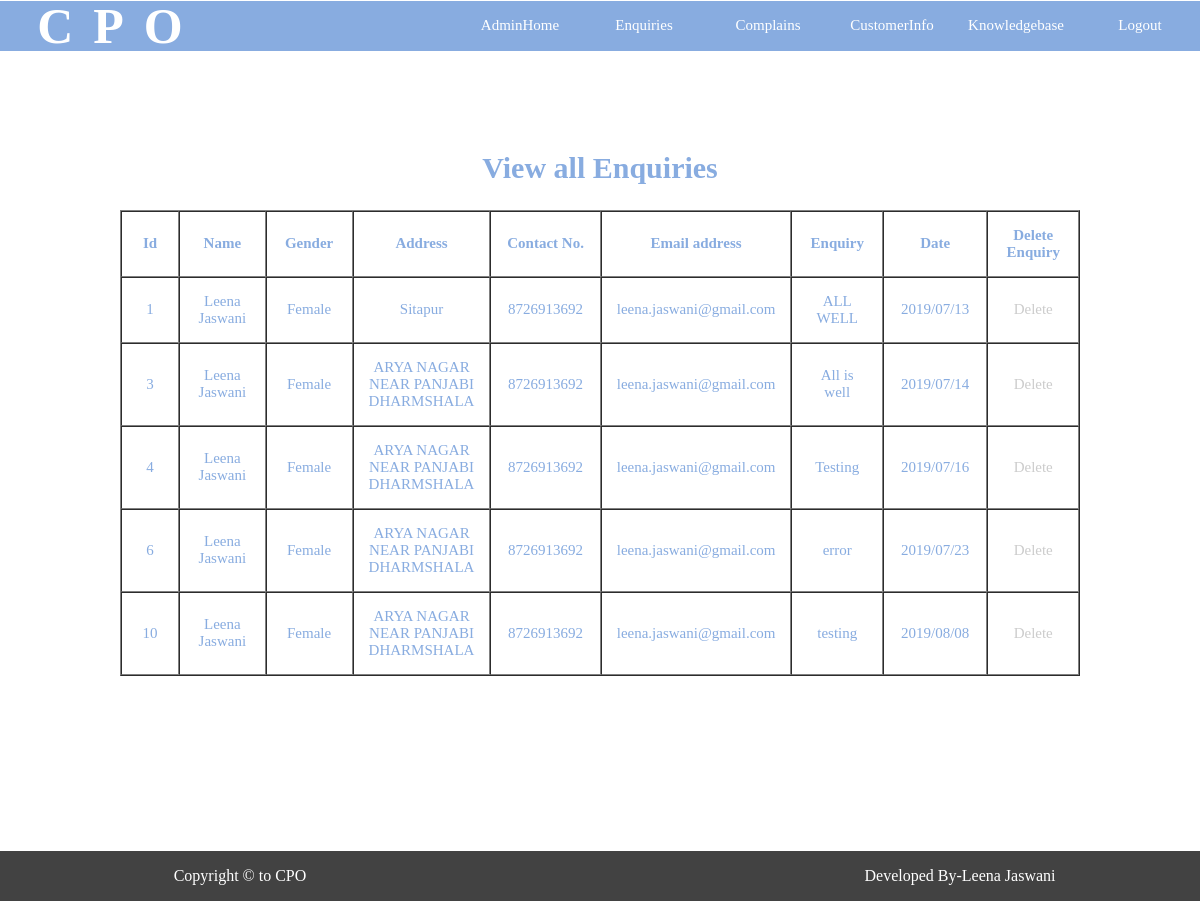
The page /adminzone/enquiries (signed in) on the database its author committed.
### generalzone/models.py (models this page shows)
class Enquiry(models.Model):
    name=models.CharField(max_length=50)
    gender=models.CharField(max_length=6)
    address=models.TextField()
    contactno=models.CharField(max_length=15)
    emailaddress=models.EmailField()
    enquirytext=models.TextField()
    enquirydate=models.CharField(max_length=30)

### adminzone/views.py (the view)
def enquiries(request):
    if request.session['adminid']:
        enq=Enquiry.objects.all()
        return render(request,'enquiries.html',{'enq':enq})
    else:
        return render(request,'login.html')

### adminzone/templates/enquiries.html (shortened to what this page needs)
<!DOCTYPE html>
<html lang="en">
<head>
    {% load static %}
     <link href="{% static 'css/stylea.css' %}" rel="stylesheet"/>
</head>
<body>
<div id="outer">
    <div id="menu">
        <div class="logo"><h1>CPO</h1></div>
        <ul >
            <li><a href="{% url 'adminzone:adminhome' %}">AdminHome</a></li>
            <li ><a href="{% url 'adminzone:enquiries' %}" >Enquiries</a></li>
            <li ><a href="{% url 'adminzone:complains' %}">Complains</a></li>
            <li ><a href="{% url 'adminzone:customerinfo' %}">CustomerInfo</a></li>
            <li ><a href="{% url 'adminzone:knowledgebase' %}">Knowledgebase</a></li>
            <li ><a href="{% url 'adminzone:logout' %}">Logout</a></li>
        </ul>
    </div>
    <div id="main" style="overflow-x:auto;">
        <h2>View all Enquiries</h2>
        <table border="1" cellspacing="0"  cellpadding="15" style="width:80%;margin:0 auto">
            <tr>
                <th>Id</th>
                <th>Name</th>
                <th>Gender</th>
                <th>Address</th>
                <th>Contact No.</th>
                <th>Email address</th>
                <th>Enquiry</th>
                <th>Date</th>
                <th>Delete Enquiry</th>
            </tr>
            {% for e in enq %}
                <tr>
                 <td>{{e.id}}</td>
                <td>{{e.name}}</td>
                <td>{{e.gender}}</td>
                <td>{{e.address}}</td>
                <td>{{e.contactno}}</td>
                <td>{{e.emailaddress}}</td>
                <td>{{e.enquirytext}}</td>
                <td>{{e.enquirydate}}</td>
                  <td>
                      <a href="{% url 'adminzone:deleteenquiries' e.id %}">Delete</a>
                  </td>
                </tr>
            {% endfor %}
        </table>
    </div>
    <div id="footer">
        <div id="footerl">Copyright &copy; to CPO</div>
        <div id="footerr">Developed By-Leena Jaswani</div>
    </div>
</div>
</body>
</html>

### adminzone/static/css/stylea.css (style rules this page uses)
body,html { margin:0px; }
#outer { min-height:800px; //border:1px solid; height:auto; }
#menu { min-height:50px; width:100%; background-color:#88ACE0; margin-top:-15px; }
#menu ul { list-style-type:none; text-align:right; }
#menu ul li { display:inline-block; margin-top:5px; width:100px; padding:10px; //border:2px solid ; //background-color:#424242; border-radius:20px 0px 20px 0px; text-align:center; }
#menu ul li a { text-decoration:none; font-size:15px; color:white; height:100%; }
#main { min-height:800px; height:auto; width:100%; background-color:white; //border:1px solid; }
.logo { float: left; height: 50px; width:20%; align-items: center; justify-content: center; display: flex; }
.logo h1 { // text-align: justify; color: white; font-family:Georgia; font-size: 50px; letter-spacing: 20px; //position: relative; }
#footer { min-height:30px; width:100%; background-color:#424242; //border-radius:10px; position: absolute; }
#footerl { min-height:30px; min-width:40%; //border:1px solid ; border-radius:10px; float:left; color:white; text-align:center; font-family:Verdana; line-height:50px; }
#footerr { min-height:30px; min-width:40%; //border:1px solid white; border-radius:10px; float:right; color:white; text-align:center; font-family:Verdana; line-height:50px; overflow-x: auto; }

### rows shown on the page
Enquiry: id "1", name "Leena Jaswani", gender "Female", address "Sitapur", contactno "8726913692", emailaddress "leena.jaswani@gmail.com", enquirytext "ALL WELL", enquirydate "2019/07/13"
Enquiry: id "3", name "Leena Jaswani", gender "Female", address "ARYA NAGAR NEAR PANJABI DHARMSHALA", contactno "8726913692", emailaddress "leena.jaswani@gmail.com", enquirytext "All is well", enquirydate "2019/07/14"
Enquiry: id "4", name "Leena Jaswani", gender "Female", address "ARYA NAGAR NEAR PANJABI DHARMSHALA", contactno "8726913692", emailaddress "leena.jaswani@gmail.com", enquirytext "Testing", enquirydate "2019/07/16"
Enquiry: id "6", name "Leena Jaswani", gender "Female", address "ARYA NAGAR NEAR PANJABI DHARMSHALA", contactno "8726913692", emailaddress "leena.jaswani@gmail.com", enquirytext "error", enquirydate "2019/07/23"
Enquiry: id "10", name "Leena Jaswani", gender "Female", address "ARYA NAGAR NEAR PANJABI DHARMSHALA", contactno "8726913692", emailaddress "leena.jaswani@gmail.com", enquirytext "testing", enquirydate "2019/08/08"
